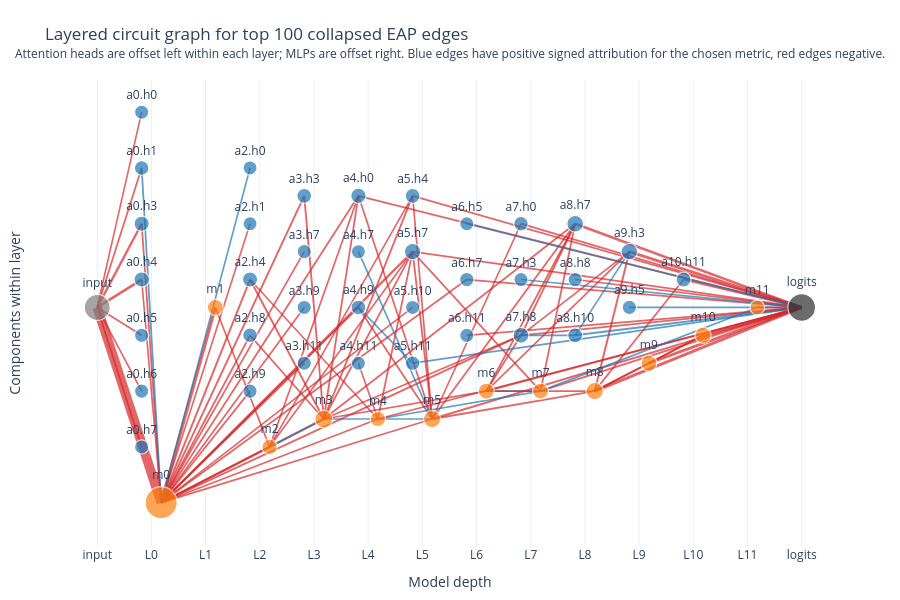
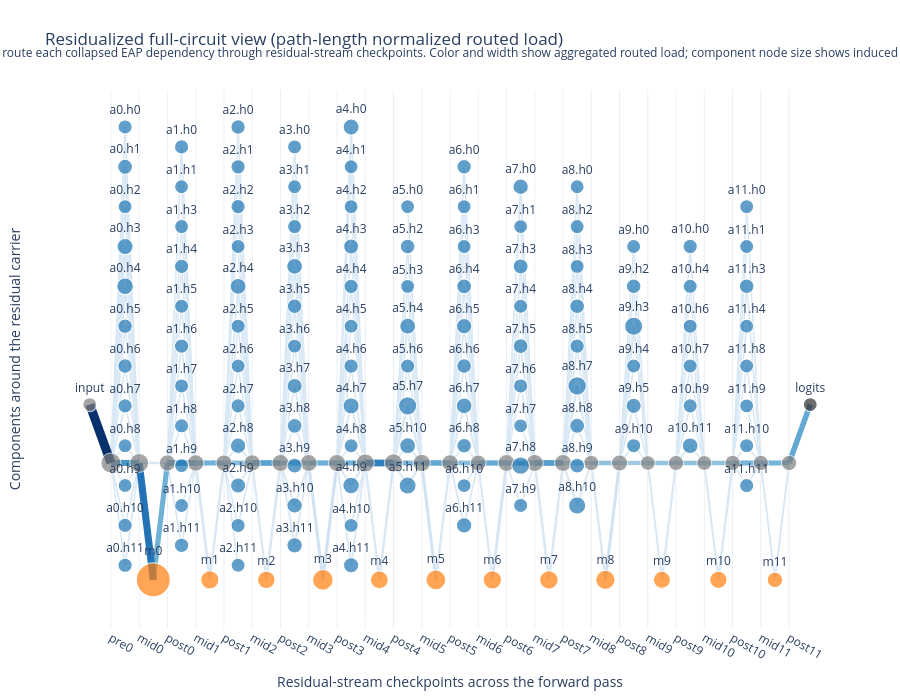
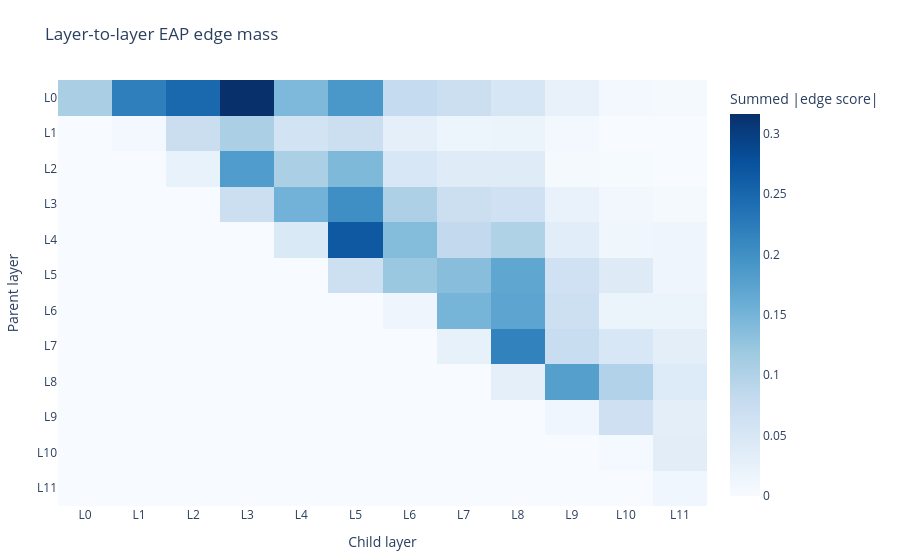
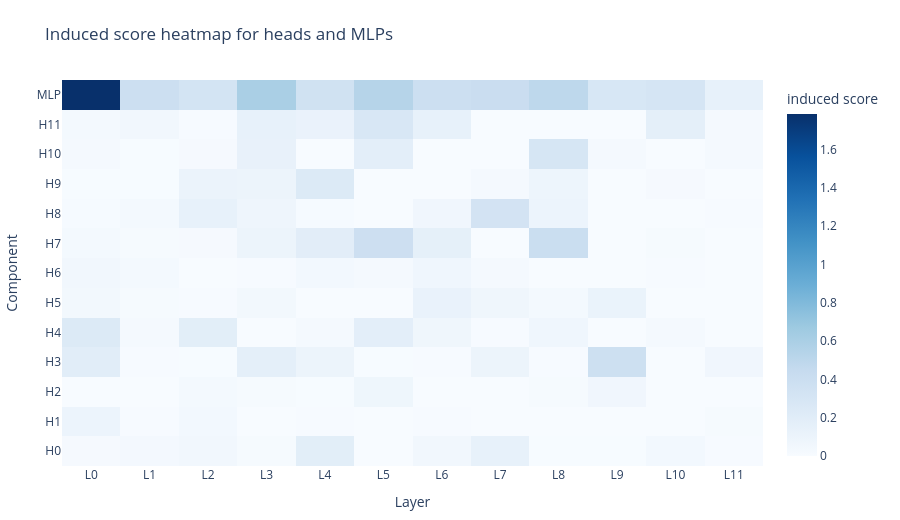

The notebook cell saved with these charts, in order:
### Markdown cell above
## Budget Selection And Visualizations

Set `CIRCUIT_BUDGET` in the next cell after inspecting the budget curves and reference tables above. The figures below are rebuilt live from the saved ranked edges for each model's selected budget. No saved HTML or PNG visualizations are used here.

### Code cell
# Set this after inspecting the budget curves above.
# CIRCUIT_BUDGET can be:
# - None: use each run's best evaluated budget
# - an int: use the same budget for every model
# - a float in (0, 1]: choose the smallest evaluated budget that reaches that faithfulness
# - a dict keyed by display model or model query: use model-specific budgets or target_faithfulness configs
CIRCUIT_BUDGET = 0.85
TOP_EDGE_ROWS = 100
TOP_COMPONENT_ROWS = 100
LIVE_TOP_K_EDGES = 100
LAYERED_CIRCUIT_MIN_HEIGHT = 45
LAYERED_CIRCUIT_HEIGHT_PER_NODE = 12

for report in reports:
    artifact = report.get('circuit_artifact')
    requested_budget = resolve_circuit_budget(CIRCUIT_BUDGET, report)
    report['requested_circuit_budget'] = requested_budget
    if artifact is None:
        report['budgeted_circuit'] = None
        continue
    try:
        report['budgeted_circuit'] = budgeted_circuit_view(
            artifact,
            budget=requested_budget,
            top_edge_rows=TOP_EDGE_ROWS,
            top_component_rows=TOP_COMPONENT_ROWS,
        )
    except ValueError as exc:
        raise ValueError(f"{report['display_model']}: {exc}") from exc

for report in reports:
    budgeted = report.get('budgeted_circuit')
    requested_budget = report.get('requested_circuit_budget')
    display(Markdown(f"### {report['display_model']}"))
    if budgeted is None:
        print('No circuit artifacts available.')
        continue

    selected_budget = budgeted['collapsed_edge_budget']
    budget_origin = 'best evaluated budget' if requested_budget is None else f'requested budget={requested_budget}'
    evaluated_note = 'evaluated in the saved sweep' if budgeted['is_evaluated_budget'] else 'not directly evaluated in the saved sweep'
    display(Markdown(
        f"Top-{selected_budget} collapsed-edge circuit ({budget_origin}; max available: {budgeted['max_budget']}; {evaluated_note})."
    ))

    selected_budget_row = budgeted.get('evaluated_budget_row')
    if selected_budget_row is not None:
        display(pd.DataFrame([selected_budget_row]))

    figures = build_live_budgeted_circuit_figures(
        budgeted['edges'],
        budgeted['nodes'],
        top_k_edges=min(LIVE_TOP_K_EDGES, selected_budget),
        layered_circuit_min_height=LAYERED_CIRCUIT_MIN_HEIGHT,
        layered_circuit_height_per_node=LAYERED_CIRCUIT_HEIGHT_PER_NODE,
    )

    display(Markdown('**Layered circuit**'))
    display(figures['layered_circuit'])

    display(Markdown('**Residualized full circuit (path-length normalized routed load)**'))
    display(figures['residualized_normalized'])

    display(Markdown('**Layer-to-layer heatmap**'))
    display(figures['layer_flow'])

    display(Markdown('**Induced score heatmap for heads and MLPs**'))
    display(figures['component_score_heatmap'])
